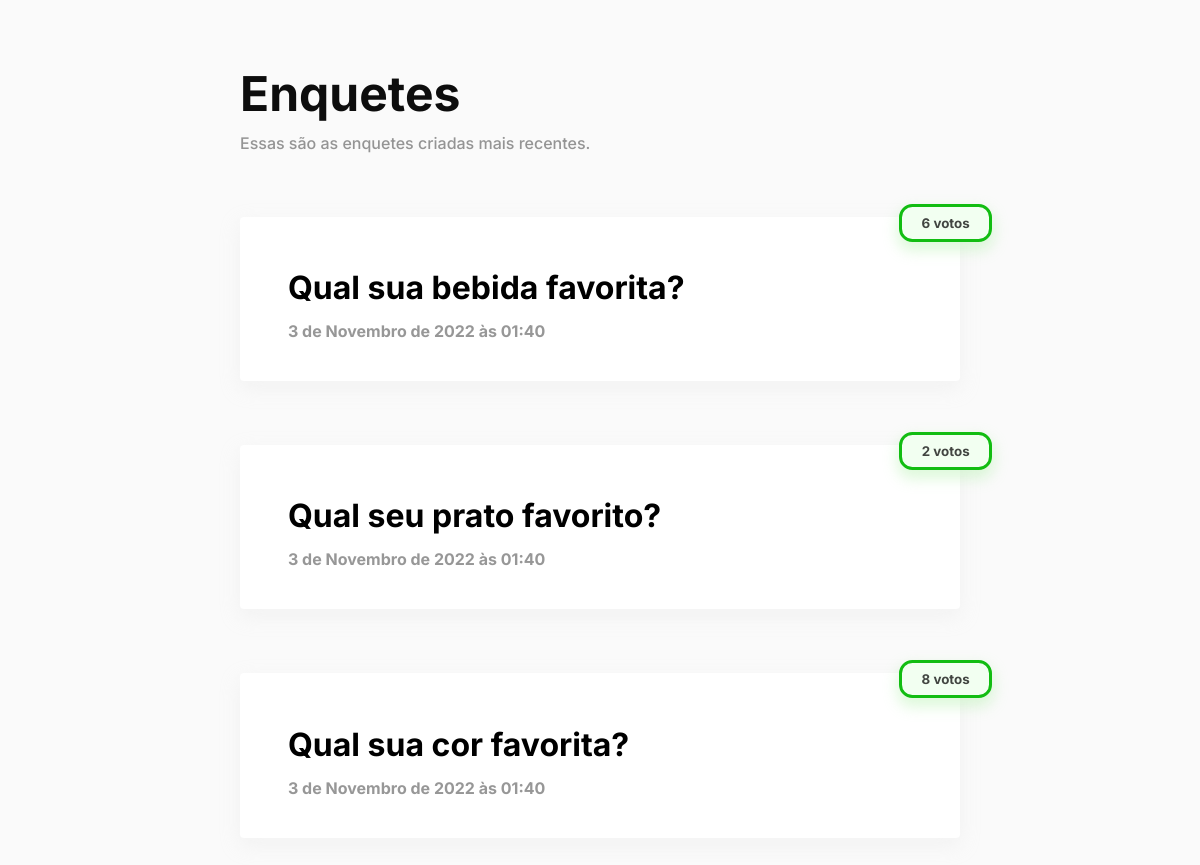
Screenshot of /polls/ with the database file from the repository.
### polls/models.py (models this page shows, shortened)
class Question(models.Model):
    question_text = models.CharField(max_length=200)
    pub_date = models.DateTimeField('date published')
    all_votes = models.IntegerField(default=0)

### polls/views.py (the view)
# urls.py: path('', views.IndexView.as_view(), name='index'),
class IndexView(generic.ListView):
    template_name = 'polls/index.html'
    context_object_name = 'latest_question_list'
    def get_queryset(self):
        return Question.objects.filter(pub_date__lte=timezone.now()).order_by('-pub_date')[:5]

### polls/templates/polls/index.html (shortened to what this page needs)
<!DOCTYPE html>
<html>
<head>
    {% load static %}
    <link rel="stylesheet" href="{% static 'polls/style.css' %}">
</head>
<body>
    <main class="main">
        <header>
            <h1 class="title">Enquetes</h1>
            <p class="subtitle">Essas são as enquetes criadas mais recentes.</p>
        </header>
        <main>
            {% if latest_question_list %}
            <ul class="ul">
                {% for question in latest_question_list %}
                <a href="{% url 'polls:detail' question.id %}">
                    <li>
                        <div class="votes">
                            <p>{{ question.all_votes }} votos</p>
                        </div>
                        <h2 class="title">{{ question.question_text }}</h2>
                        <p class="datetime">{{ question.pub_date }}</p>
                    </li>
                </a>
                {% endfor %}
            </ul>
            {% else %}
            <p>No polls are available.</p>
            {% endif %}
        </main>
    </main>
</body>
</html>

### polls/static/polls/style.css (style rules this page uses)
body { margin: 0; padding: 0; width: 100%; position: absolute; display: flex; justify-content: center; padding-top: 4em; font-family: 'Inter', sans-serif; background: #FAFAFA; color: #0d0d0d; height: 115%; }
.main { width: 60%; }
.main header { display: flex; gap: 10px; flex-direction: column; margin-bottom: 4em; }
.main header .title { font-size: -webkit-xxx-large; font-weight: 700; margin: 0; }
.main header .subtitle { font-weight: 500; color: #0d0d0d6e; margin: 0; }
.main main ul { padding: 0; list-style-type: none; display: flex; flex-direction: column; gap: 4em; }
.main main ul li { border-radius: 4px; background: white; box-shadow: #dedede47 0px 7px 20px 0px; padding: 0em 3em; display: flex; flex-direction: column; justify-content: flex-end; }
.main main ul li .votes { background: #f2fff1; width: 6.5em; height: 2.4em; display: flex; align-items: center; justify-content: center; box-shadow: #b5f2ac70 0px 7px 14px 2px; border-radius: 1em; border: solid 3px #12bd12; align-self: flex-end; margin-right: -6em; font-size: smaller; font-weight: 700; color: #000000ba; position: relative; margin-top: -1em; }
.main main ul li .title { font-size: xx-large; margin-bottom: 14px; }
.main main ul li .datetime { margin: 0 0 2.5em 0; font-weight: 700; color: #0d0d0d6e; }
a { text-decoration: none; color: black; }

### rows the page displays
Question: all_votes "6", question_text "Qual sua bebida favorita?", pub_date "3 de Novembro de 2022 às 01:40"
Question: all_votes "2", question_text "Qual seu prato favorito?", pub_date "3 de Novembro de 2022 às 01:40"
Question: all_votes "8", question_text "Qual sua cor favorita?", pub_date "3 de Novembro de 2022 às 01:40"
